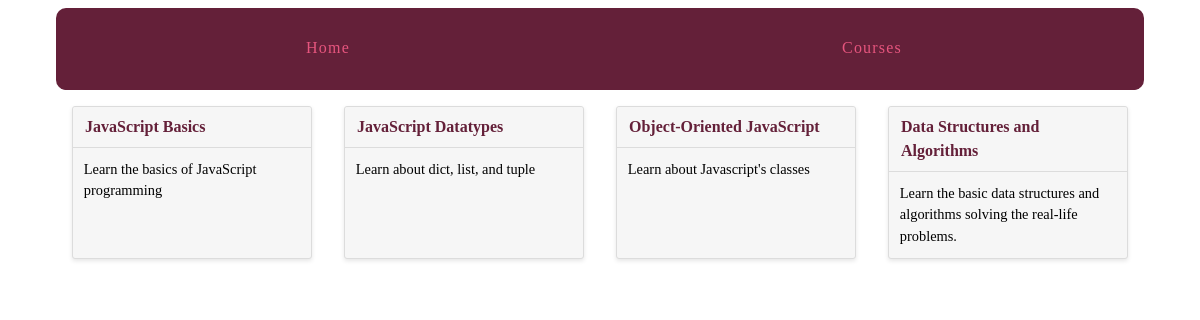
Page /courses/ on the committed database.
### courses/models.py (models this page shows, shortened)
class Course(models.Model):
    created_at = models.DateTimeField(auto_now_add=True)
    title = models.CharField(max_length=255)
    description = models.TextField()

### courses/views.py (the view)
# urls.py: path('', views.course_list, name='list'),
def course_list(request):
    courses = Course.objects.all()
    return render(request, 'courses/course_list.html', {'courses': courses})

### courses/templates/courses/course_list.html (shortened to what this page needs)
{% extends 'layout.html' %}
{% block content %}
<div class="cards">
    {% for course in courses %}
    <div class="card">
        <header><a href="{% url 'detail' pk=course.pk %}">{{course.title}}</a></header>
        <div class="card-copy">
            {{ course.description}}
        </div>
    </div>
    {% endfor %}
</div>
{% endblock %}

### templates/layout.html (shortened to what this page needs)
{% load static from staticfiles %}
<!DOCTYPE html>
<html lang="en">
<head>
    <link rel="stylesheet" href="{% static 'css/layout.css' %}">
</head>
<body>
    <div class="site-container">
        <nav>
        <a href="{% url 'home' %}">Home</a>
            <a href="{% url 'list' %}">Courses</a>
        </nav>
    {% block content %}{% endblock %}
    </div>
</body>
</html>

### assets/css/layout.css (style rules this page uses)
html { box-sizing: border-box; }
*, *::after, *::before { box-sizing: inherit; }
.site-container { max-width: 68em; margin-left: auto; margin-right: auto; }
.site-container::after { clear: both; content: ""; display: table; }
.site-container nav { width: 100%; display: table; width: 100%; table-layout: fixed; border-bottom-left-radius: 10px; border-bottom-right-radius: 10px; border-top-left-radius: 10px; border-top-right-radius: 10px; border-bottom-left-radius: 10px; border-top-left-radius: 10px; border-bottom-right-radius: 10px; border-top-right-radius: 10px; background-color: #642039; margin-bottom: 1em; overflow: hidden; }
.site-container nav a { display: table-cell; width: 8.33333%; padding: 10px; border-bottom: 2px solid #642039; color: #e6557e; letter-spacing: 0.075em; line-height: 60px; text-align: center; text-decoration: none; }
.cards { display: -webkit-box; display: -moz-box; display: box; display: -webkit-flex; display: -moz-flex; display: -ms-flexbox; display: flex; -webkit-box-lines: multiple; -moz-box-lines: multiple; box-lines: multiple; -webkit-flex-wrap: wrap; -moz-flex-wrap: wrap; -ms-flex-wrap: wrap; flex-wrap: wrap; -webkit-box-pack: justify; -moz-box-pack: justify; box-pack: justify; -webkit-justify-content: space-between; -moz-justify-content: space-between; -ms-justify-content: space-between; -o-justify-content: space-between; justify-content: space-between; -ms-flex-pack: justify; }
.card { -webkit-flex-basis: 15em; -moz-flex-basis: 15em; flex-basis: 15em; -ms-flex-preferred-size: 15em; -webkit-flex-grow: 1; -moz-flex-grow: 1; flex-grow: 1; -ms-flex-positive: 1; -webkit-transition: all 0.2s ease-in-out; -moz-transition: all 0.2s ease-in-out; transition: all 0.2s ease-in-out; background-color: #f6f6f6; border-radius: 3px; border: 1px solid gainsboro; box-shadow: 0 2px 4px #e6e6e6; margin: 0 1em 1.5em 1em; position: relative; }
.card header { -webkit-transition: all 0.2s ease-in-out; -moz-transition: all 0.2s ease-in-out; transition: all 0.2s ease-in-out; background-color: #f6f6f6; border-bottom: 1px solid gainsboro; border-radius: 3px 3px 0 0; font-weight: bold; line-height: 1.5em; padding: 0.5em 0.75em; }
.card header a { color: #642039; text-decoration: none; }
.card .card-copy { font-size: 0.9em; line-height: 1.5em; padding: 0.75em 0.75em; }

### rows in the picture
Course: title "JavaScript Basics", description "Learn the basics of JavaScript programming"
Course: title "JavaScript Datatypes", description "Learn about dict, list, and tuple"
Course: title "Object-Oriented JavaScript", description "Learn about Javascript's classes"
Course: title "Data Structures and Algorithms", description "Learn the basic data structures and algorithms solving the real-life problems."
